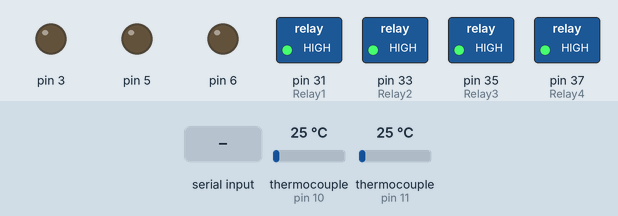
The sketch below on a simulated Arduino Mega 2560, built with avr-gcc and run on an emulated ATmega2560. Shown: switched loads named in the sketch (green lamp = pin HIGH), output pins drawn as LEDs (lit = HIGH). The test bench sets the inputs (shaded band); at power-on: thermocouple (sensors on pin 10, pin 11) 25 °C. What the sketch prints to the serial monitor is not drawn.

Above: at 1.7 s.
1.8 s: "90,45\n" received over Serial
At 2.9 s:
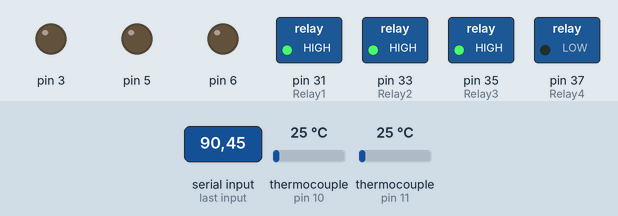
Timing chart, 0 to 4.8 s (numbered marks = the images above; inputs shaded):
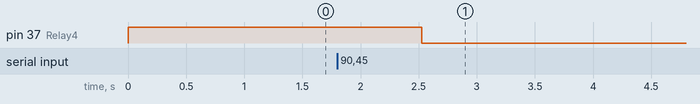

The sketch:

FINALV2.ino
```cpp
#include "max6675.h"
#include <RBDdimmer.h>

const int SCS1 = 10;
const int SCS2 = 11;
const int SSO = 12;
const int SSCK = 13;

const int Relay1 = 31;
const int Relay2 = 33;
const int Relay3 = 35;
const int Relay4 = 37;

dimmerLamp dimmer1(3);
dimmerLamp dimmer2(5);
dimmerLamp dimmer3(6);
MAX6675 S1(SSCK, SCS1, SSO);
MAX6675 S2(SSCK, SCS2, SSO);

int counter = 0;
int M1 = 0;
int M2 = 0;

void setup() {
  Serial.begin(115200);
  dimmer1.begin(NORMAL_MODE, ON); //dimmer initialisation: name.begin(MODE, STATE)
  dimmer2.begin(NORMAL_MODE, ON); //dimmer initialisation: name.begin(MODE, STATE)
  dimmer3.begin(NORMAL_MODE, ON); //dimmer initialisation: name.begin(MODE, STATE)
  pinMode(Relay1, OUTPUT);
  pinMode(Relay2, OUTPUT);
  pinMode(Relay3, OUTPUT);
  pinMode(Relay4, OUTPUT);
  digitalWrite(Relay1, HIGH);
  digitalWrite(Relay2, HIGH);
  digitalWrite(Relay3, HIGH);
  digitalWrite(Relay4, HIGH);
  delay(500);
}

void loop() {


  dimmer1.setPower(M1); // name.setPower(0%-100%)
  dimmer2.setPower(M1); // name.setPower(0%-100%)
  dimmer3.setPower(M1); // name.setPower(0%-100%)

  if (Serial.available()) {
    int incomingcase = Serial.parseInt();
    Serial.println(incomingcase);
    switch (incomingcase) {
      case 0:
        counter = 0;
        break;
      case 1:
        counter = 1;
        break;
      case 2:
        counter = 2;
        break;
      case 3:
        counter = 3;
        break;
      case 4:
        counter = 4;
        break;
      case 5:
        counter = 5;
        break;
      case 60:
        digitalWrite(Relay1, LOW);
        break;
      case 61:
        digitalWrite(Relay1, HIGH);
        break;

      case 70:
        digitalWrite(Relay2, LOW);
        break;
      case 71:
        digitalWrite(Relay2, HIGH);
        break;

      case 80:
        digitalWrite(Relay3, LOW);
        break;
      case 81:
        digitalWrite(Relay3, HIGH);
        break;

      case 90:
        digitalWrite(Relay4, LOW);
        break;
      case 91:
        digitalWrite(Relay4, HIGH);
        break;
    }
  }

  Serial.println("TEMPS1 :" + String(S1.readCelsius()) + " C");
  Serial.println("TEMPS1 :" + String(S1.readFahrenheit()) + " F");
  Serial.println("*****************************************");
  Serial.println("TEMPS2 :" + String(S2.readCelsius()) + " C");
  Serial.println("TEMPS2 :" + String(S2.readFahrenheit()) + " F");
  Serial.println("*****************************************");
  Serial.println("P1:" + String(M1));
  Serial.println("P2:" + String(M2));
  Serial.println("*****************************************");
  delay(1000);
}
```

Measured:
- after the input at 1.8 s, pin 37 (Relay4): HIGH → LOW after 0.73 s
